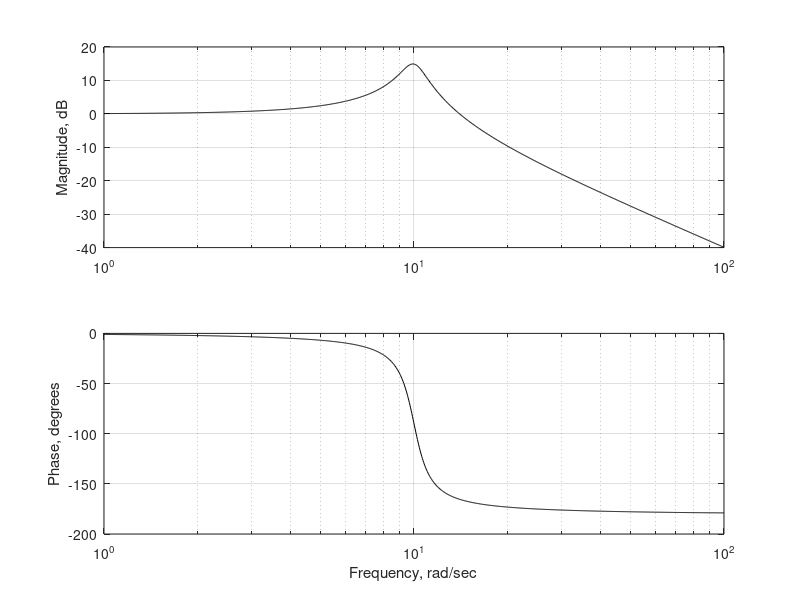

Here is the MATLAB script that generated this plot:
% Embedded Control Systems in C/C++
% by Jim Ledin
%
% Figure 3.1
% This M-file requires the Control System Toolbox

clear all
close all

% Create a linear system
b = 100;
a = [1 1.8 100];
sys = tf(b, a);

% Compute the magnitude and phase of the response
w = logspace(0, 2, 1000);
[mag, phase, w] = bode(sys, w);
mag = mag(:);
phase = phase(:);

% Plot the magnitude
subplot(211)
semilogx(w, 20*log10(mag), 'k')
grid on
ylabel('Magnitude, dB')

% Plot the phase
subplot(212)
semilogx(w, phase, 'k')
grid on
ylabel('Phase, degrees')
xlabel('Frequency, rad/sec')
